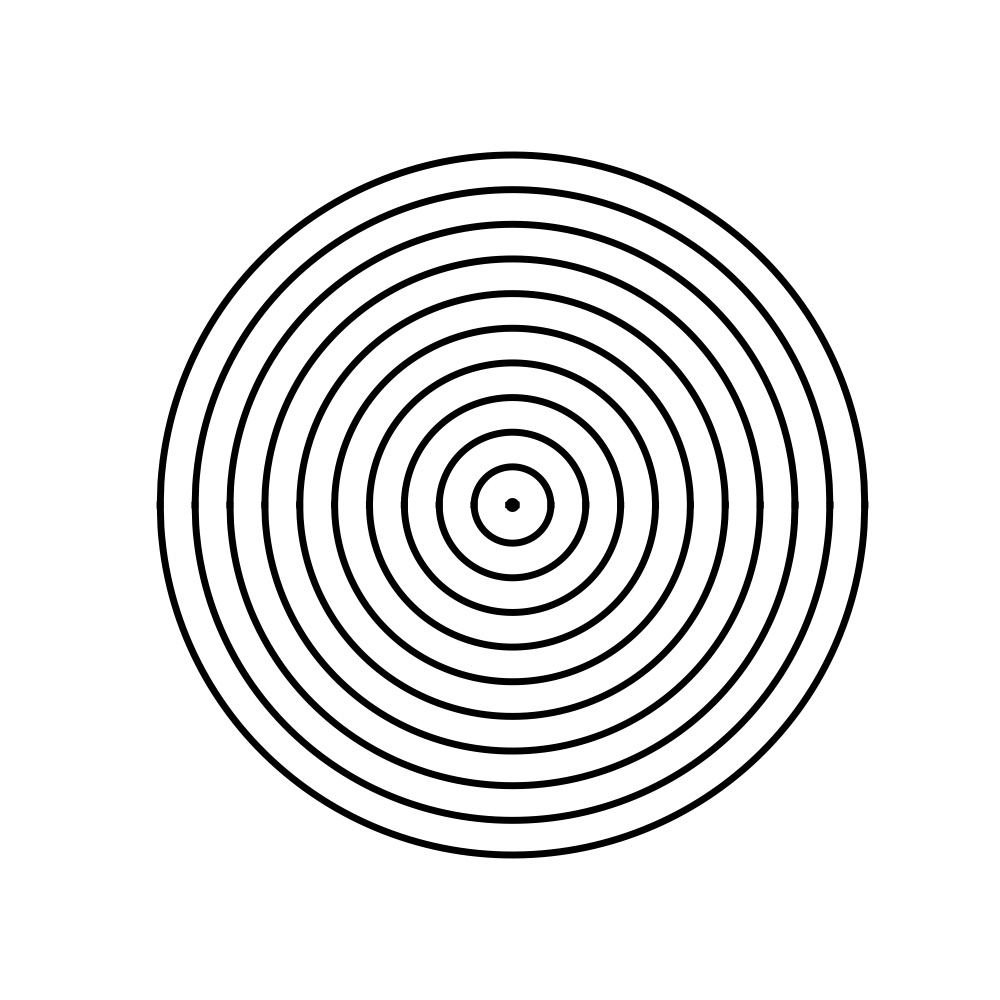

Write the Python code that produced this figure.
import matplotlib.pyplot as plt
import numpy as np
import cv2 as cv


def draw():
    rRange = np.linspace(0.1, 10, 11, endpoint=True)
    for r in rRange:
        x = np.linspace(-r, r, 1000)
        y_posi = np.sqrt(r ** 2 - x ** 2)
        y_nega = -np.sqrt(r ** 2 - x ** 2)
        plt.plot(x, y_posi, c="k", linewidth=5)
        plt.plot(x, y_nega, c="k", linewidth=5)
    plt.axis("off")
    plt.xticks([])
    plt.yticks([])
    plt.savefig("assignment4.jpg")
    plt.show()


def fft():
    img = cv.imread("assignment4.jpg", 0)
    print(img.shape)
    f = np.fft.fft2(img)
    f = np.log(np.abs(np.fft.fftshift(f)))

    plt.subplot(121)
    plt.imshow(img, "gray")
    plt.title("Original")
    plt.axis("off")

    plt.subplot(122)
    plt.imshow(f, "gray")
    plt.title("Fourier")
    plt.axis("off")
    plt.show()


if __name__ == '__main__':
    plt.figure(figsize=(10,10))
    draw()
    fft()
